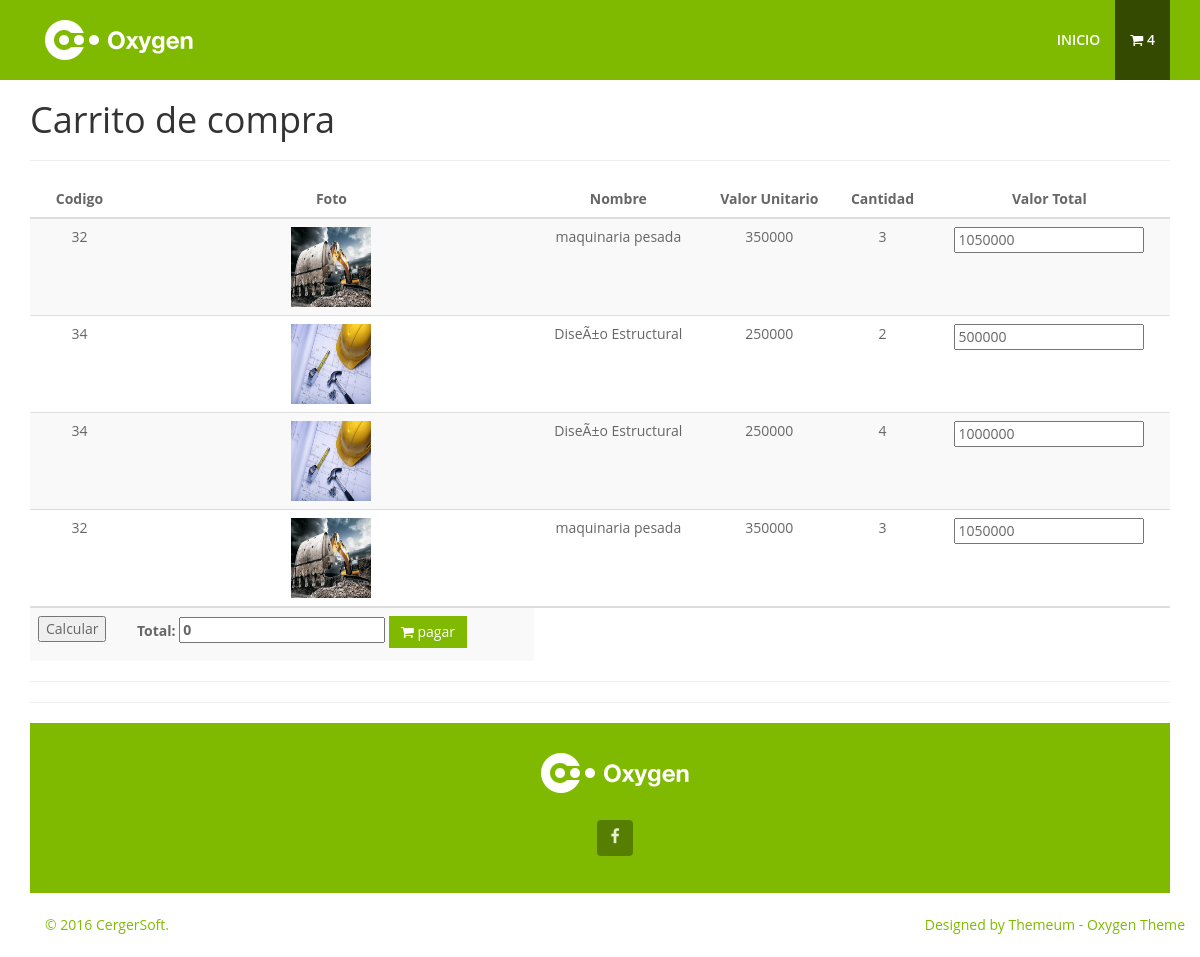
The app's page /viewcart.php (signed in) with its own data.
### tables this page shows
CREATE TABLE `addcart` (
  `addcart_id` int(11) NOT NULL,
  `user_id` int(11) NOT NULL,
  `banner_id` int(11) NOT NULL,
  `addcart_cant` int(11) NOT NULL,
  `addcart_valor` float NOT NULL
);

CREATE TABLE `banner` (
  `banner_id` int(11) NOT NULL,
  `banner_titulo` varchar(50) NOT NULL,
  `banner_descripcion` varchar(250) NOT NULL,
  `banner_precio` float NOT NULL,
  `banner_active` set('activo','pendiente','','') NOT NULL,
  `banner_status` set('anuncio','banner','ambos','pendiente') NOT NULL DEFAULT 'pendiente',
  `banner_img` varchar(255) NOT NULL
);

### viewcart.php (the view, shortened to what this page needs)
<?php
if(!isset($_SESSION["session_username"])) {
    header("location:../");
} else {
?>
<!DOCTYPE html>
<html lang="en">
<head>
  <link href="css/bootstrap.min.css" rel="stylesheet">
  <link href="css/animate.min.css" rel="stylesheet">
  <link href="css/font-awesome.min.css" rel="stylesheet">
  <link href="css/lightbox.css" rel="stylesheet">
  <link href="css/main.css" rel="stylesheet">
  <link id="css-preset" href="css/presets/preset3.css" rel="stylesheet">
  <link href="css/responsive.css" rel="stylesheet">
</head>
<body>
  <header id="home">
    <div class="main-nav">
      <div class="container">
        <div class="navbar-header">
          <a class="navbar-brand" href="./clientes.php">
            <h1><img class="img-responsive" src="images/logo.png" alt="logo"></h1>
          </a>
        </div>
        <div class="collapse navbar-collapse">
          <ul class="nav navbar-nav navbar-right">
            <li class="scroll"><a href="./clientes.php">Inicio</a></li>
            <?php
              include ("logica/database.php");
              $userid = $_SESSION['user_id'];
              $consulta="SELECT * FROM `addcart` WHERE `user_id` = '$userid' ";
              $hacerConsulta=mysqli_query($conexion,$consulta);
              $shoppinin=mysqli_num_rows($hacerConsulta);
            ?>
            <li class="scroll active"><a href="viewcart.php"><i class="fa fa-shopping-cart"></i> <?php echo $shoppinin; ?></a></li>
          </ul>
        </div>
      </div>
    </div>
  </header>
 <div >
	<div class="container table-responsive">
<h1>Carrito de compra</h1>
<hr>
<table class="table table-striped">
  <thead>
    <tr>
      <th><center> Codigo </center></th>
      <th><center> Foto </center></th>
      <th><center> Nombre </center></th>
      <th><center> Valor Unitario </center></th>
      <th><center> Cantidad </center></th>
      <th><center> Valor Total </center></th>
    </tr>
  </thead>
<tbody>
<?php
  require 'logica/database.php';
  $user =$_SESSION['user_id'];
$sql="SELECT * FROM `addcart` JOIN banner WHERE addcart.banner_id = banner.banner_id and addcart.user_id = '$user' ";
$re=mysqli_query($conexion, $sql) or die (mysql_error());
  while ($row=mysqli_fetch_array($re,MYSQLI_ASSOC)){ ?>
    <tr>
      <td><center> <?php echo $row['banner_id'];?> </center></td>
      <td><center> <img src="images/slider/<?php echo $row['banner_img'];?>" width="80px" height="80px"> </center></td>
      <td><center> <?php echo $row['banner_titulo'];?> </center></td>
      <td><center> <?php echo $row['banner_precio'];?> </center></td>
      <td><center> <?php echo $row['addcart_cant'];?> </center></td>
      <td><center><input type="text" class="importe_linea" value="<?php echo $row['addcart_valor'];?>"/>  </center></td>
    </tr>
<?php } ?>
  </tbody>
  <td><input type="button" value="Calcular" onclick="calcular_total()"/> </td>
      <td>
        <form action="logica/pagarcart.php" method="post">
        <label for="total">Total: <input type="text" name="total" id="total" value="0"/>
          <button class="btn btn-primary"><i class="fa fa-shopping-cart"></i> pagar</button>
        </form>
      </td>
</table>
<hr>
<hr>
  <footer id="footer">
    <div class="footer-top wow fadeInUp" data-wow-duration="1000ms" data-wow-delay="300ms">
      <div class="container text-center">
        <div class="footer-logo">
          <a href="./clientes.php"><img class="img-responsive" src="images/logo.png" alt=""></a>
        </div>
        <div class="social-icons">
          <ul>
            <li><a class="facebook" href="#"><i class="fa fa-facebook"></i></a></li>
          </ul>
        </div>
      </div>
    </div>
    <div class="footer-bottom">
      <div class="container">
        <div class="row">
          <div class="col-sm-6">
            <p>&copy; 2016 CergerSoft.</p>
          </div>
          <div class="col-sm-6">
            <p class="pull-right">Designed by <a href="http://www.themeum.com/">Themeum</a> - Oxygen Theme</p>
          </div>
        </div>
      </div>
    </div>
  </footer>
</body>
</html>
<?php } ?>

### css/main.css (style rules this page uses)
body { font-family: 'Open Sans', sans-serif; font-size: 14px; line-height: 24px; color: #666; background-color: #fff; }
h1, h2, h3, h4, h5, h6 { color: #333; }
.btn { border: 0; border-radius: 0; }
a { text-decoration: none; -webkit-transition: 300ms; -moz-transition: 300ms; -o-transition: 300ms; transition: 300ms; }
.navbar-right li a { color: #fff; text-transform: uppercase; font-size: 14px; font-weight: 600; padding-top: 30px; padding-bottom: 30px; }
.navbar-right li.active a { background-color: rgba(0,0,0,.6); }
.navbar-brand h1 { margin-top: 5px; }
.social-icons { margin-top:30px; text-align: center; }
.social-icons ul { list-style: none; padding: 0; margin: 0; display: inline-block; }
.social-icons ul li { float: left; margin-right: 8px; }
.social-icons ul li:last-child { margin-right: 0; }
.social-icons ul li a { color:#fff; background-color: #d9d9d9; height: 36px; width: 36px; line-height: 36px; display: block; font-size: 16px; opacity: 0.8; }
#footer { color:#fff; }
.footer-top { position: relative; padding:30px 0 }
#footer .footer-bottom { background-color: #fff; padding: 20px 0 10px; }
.footer-logo { display: inline-block; margin-bottom: 5px; }
#footer .social-icons { margin-top: 15px; }
#footer .social-icons ul { list-style: none; padding: 0; margin: 0; }
#footer .social-icons ul li a { background-color: rgba(0,0,0,.4); border-radius: 4px; line-height: 33px; }

### records on screen
addcart: banner.banner_id "32", banner.banner_img (picture), banner.banner_titulo "maquinaria pesada", banner.banner_precio "350000", addcart_cant "3", addcart_valor "1050000"
addcart: banner.banner_id "34", banner.banner_img (picture), banner.banner_titulo "DiseÃ±o Estructural", banner.banner_precio "250000", addcart_cant "2", addcart_valor "500000"
addcart: banner.banner_id "34", banner.banner_img (picture), banner.banner_titulo "DiseÃ±o Estructural", banner.banner_precio "250000", addcart_cant "4", addcart_valor "1000000"
addcart: banner.banner_id "32", banner.banner_img (picture), banner.banner_titulo "maquinaria pesada", banner.banner_precio "350000", addcart_cant "3", addcart_valor "1050000"

### other values on screen
$shoppinin "4"
